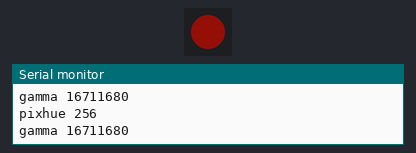
This sketch was run on a simulated Arduino Mega 2560, built with avr-gcc and run on an emulated ATmega2560. On the bench: 1 RGB LEDs in strip order, left to right, the last lines printed to the serial monitor. Dim RGB values are drawn brighter than linear.

Above: at 0.2 s.
At 4.98 s:
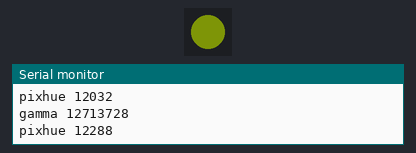
At 17.8 s:
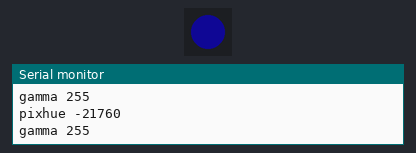
At 35.5 s:
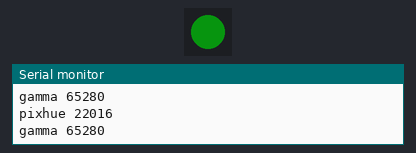
Timing chart, 0 to 40.0 s (numbered marks = the images above):
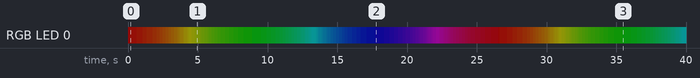

Measured:
- by itself, RGB LED 0: off → RGB(20, 1, 1) at 0.00 s, → RGB(20, 2, 1) 0.10 s later, → RGB(20, 3, 1) 0.52 s later, → RGB(20, 4, 1) 0.41 s later, … (169 changes in this stretch)

The sketch:

rgbbuttoncycler.ino
```cpp
// Simple demonstration on using an input device to trigger changes on your
// NeoPixels. Wire a momentary push button to connect from ground to a
// digital IO pin. When the button is pressed it will change to a new pixel
// animation. Initial state has all pixels off -- press the button once to
// start the first animation. As written, the button does not interrupt an
// animation in-progress, it works only when idle.

#include <Adafruit_NeoPixel.h>


// Digital IO pin connected to the button. This will be driven with a
// pull-up resistor so the switch pulls the pin to ground momentarily.
// On a high -> low transition the button press logic will execute.
#define BUTTON_PIN   24  // Builtin USR Button
#define PIXEL_PIN    23  // Digital IO pin connected to the NeoPixels.
#define PIXEL_COUNT 1  // Number of NeoPixels

// Declare our NeoPixel strip object:
Adafruit_NeoPixel strip(PIXEL_COUNT, PIXEL_PIN, NEO_GRB + NEO_KHZ800);
// Argument 1 = Number of pixels in NeoPixel strip
// Argument 2 = Arduino pin number (most are valid)
// Argument 3 = Pixel type flags, add together as needed:
//   NEO_KHZ800  800 KHz bitstream (most NeoPixel products w/WS2812 LEDs)
//   NEO_KHZ400  400 KHz (classic 'v1' (not v2) FLORA pixels, WS2811 drivers)
//   NEO_GRB     Pixels are wired for GRB bitstream (most NeoPixel products)
//   NEO_RGB     Pixels are wired for RGB bitstream (v1 FLORA pixels, not v2)
//   NEO_RGBW    Pixels are wired for RGBW bitstream (NeoPixel RGBW products)

boolean oldState = HIGH;
int     mode     = 0;    // Currently-active animation mode, 0-9

void setup() {
  pinMode(BUTTON_PIN, INPUT_PULLUP);
  strip.begin(); // Initialize NeoPixel strip object (REQUIRED)
  strip.show();  // Initialize all pixels to 'off'
  Serial.begin(9600);

}

void loop() {
  rainbow1(100);
}

// Rainbow cycle along whole strip. Pass delay time (in ms) between frames.
void rainbow(int wait) {
  // Hue of first pixel runs 3 complete loops through the color wheel.
  // Color wheel has a range of 65536 but it's OK if we roll over, so
  // just count from 0 to 3*65536. Adding 256 to firstPixelHue each time
  // means we'll make 3*65536/256 = 768 passes through this outer loop:
  for(long firstPixelHue = 0; firstPixelHue < 3*65536; firstPixelHue += 256) {
    for(int i=0; i<strip.numPixels(); i++) { // For each pixel in strip...
      // Offset pixel hue by an amount to make one full revolution of the
      // color wheel (range of 65536) along the length of the strip
      // (strip.numPixels() steps):
      int pixelHue = firstPixelHue + (i * 65536L / strip.numPixels());
      // strip.ColorHSV() can take 1 or 3 arguments: a hue (0 to 65535) or
      // optionally add saturation and value (brightness) (each 0 to 255).
      // Here we're using just the single-argument hue variant. The result
      // is passed through strip.gamma32() to provide 'truer' colors
      // before assigning to each pixel:
      strip.setPixelColor(i, strip.gamma32(strip.ColorHSV(pixelHue)));
    }
    strip.show(); // Update strip with new contents
    delay(wait);  // Pause for a moment
  }
}


void rainbow1(int wait) {
  for(long firstPixelHue = 0; firstPixelHue < 3*65536; firstPixelHue += 256) {
    int pixelHue = firstPixelHue + (0 * 65536L / strip.numPixels());
    Serial.print("pixhue ");
    Serial.println(pixelHue);
    strip.setPixelColor(0, (strip.gamma32(strip.ColorHSV(pixelHue,160,96))));
    Serial.print("gamma ");
    Serial.println(strip.gamma32(strip.ColorHSV(pixelHue)));
    strip.show(); // Update strip with new contents
    delay(wait);  // Pause for a moment
  }
}


// Rainbow cycle along whole strip. Pass delay time (in ms) between frames.
void rainbow2(int wait) {
  for(int i = 0; i < 64; i += 64) {
    strip.setPixelColor(0, strip.gamma32(strip.Color(64,64,64)));
    strip.show(); // Update strip with new contents
    delay(wait);  // Pause for a moment
  }
}
```
